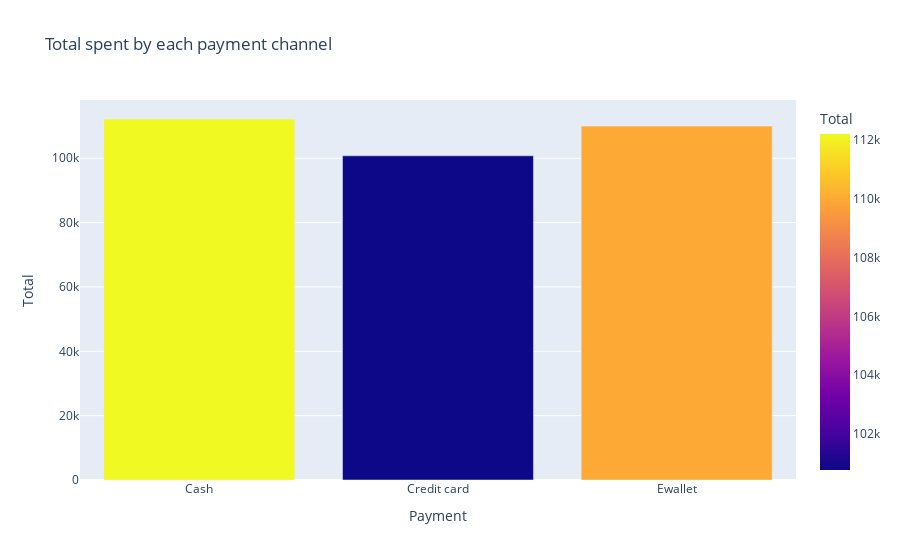

Here is the notebook cell this chart was saved with:
### Code cell
px.bar(payment_chanel, x='Payment', y='Total', color='Total', title='Total spent by each payment channel')

### Figure 1 — Plotly figure (JSON) as saved in the notebook; plotly's stock layout.template omitted (floating-point values rounded to 4 significant figures)
{"data": [{"alignmentgroup": "True", "hovertemplate": "Payment=%{x}<br>Total=%{marker.color}<extra></extra>", "legendgroup": "", "marker": {"color": [112200.0, 100800.0, 110000.0], "coloraxis": "coloraxis", "pattern": {"shape": ""}}, "name": "", "offsetgroup": "", "orientation": "v", "showlegend": false, "textposition": "auto", "type": "bar", "x": ["Cash", "Credit card", "Ewallet"], "xaxis": "x", "y": [112200.0, 100800.0, 110000.0], "yaxis": "y"}], "layout": {"autosize": true, "barmode": "relative", "coloraxis": {"colorbar": {"title": {"text": "Total"}}, "colorscale": [[0, "#0d0887"], [0.1111, "#46039f"], [0.2222, "#7201a8"], [0.3333, "#9c179e"], [0.4444, "#bd3786"], [0.5556, "#d8576b"], [0.6667, "#ed7953"], [0.7778, "#fb9f3a"], [0.8889, "#fdca26"], [1, "#f0f921"]]}, "legend": {"tracegroupgap": 0}, "title": {"text": "Total spent by each payment channel"}, "xaxis": {"anchor": "y", "autorange": true, "domain": [0, 1], "range": [-0.5, 2.5], "title": {"text": "Payment"}, "type": "category"}, "yaxis": {"anchor": "x", "autorange": true, "domain": [0, 1], "range": [0, 118100.0], "title": {"text": "Total"}, "type": "linear"}}}
